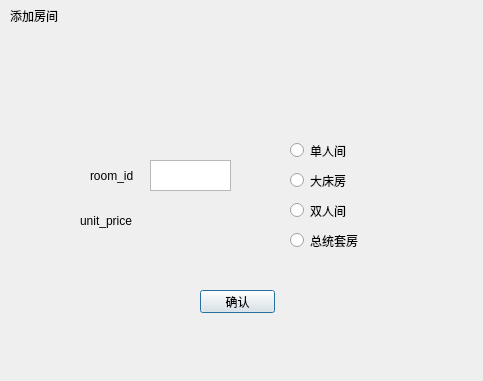
<?xml version="1.0" encoding="UTF-8"?>
<ui version="4.0">
 <class>add</class>
 <widget class="QDialog" name="add">
  <property name="geometry">
   <rect>
    <x>0</x>
    <y>0</y>
    <width>483</width>
    <height>381</height>
   </rect>
  </property>
  <property name="windowTitle">
   <string>Dialog</string>
  </property>
  <widget class="QRadioButton" name="doubleButton">
   <property name="geometry">
    <rect>
     <x>290</x>
     <y>200</y>
     <width>91</width>
     <height>21</height>
    </rect>
   </property>
   <property name="text">
    <string>双人间</string>
   </property>
  </widget>
  <widget class="QRadioButton" name="presButton">
   <property name="geometry">
    <rect>
     <x>290</x>
     <y>230</y>
     <width>101</width>
     <height>21</height>
    </rect>
   </property>
   <property name="text">
    <string>总统套房</string>
   </property>
  </widget>
  <widget class="QRadioButton" name="bigButton">
   <property name="geometry">
    <rect>
     <x>290</x>
     <y>170</y>
     <width>91</width>
     <height>21</height>
    </rect>
   </property>
   <property name="text">
    <string>大床房</string>
   </property>
  </widget>
  <widget class="QRadioButton" name="singleButton">
   <property name="geometry">
    <rect>
     <x>290</x>
     <y>140</y>
     <width>91</width>
     <height>21</height>
    </rect>
   </property>
   <property name="text">
    <string>单人间</string>
   </property>
  </widget>
  <widget class="QTextEdit" name="roomEdit">
   <property name="geometry">
    <rect>
     <x>150</x>
     <y>160</y>
     <width>81</width>
     <height>31</height>
    </rect>
   </property>
  </widget>
  <widget class="QLabel" name="label">
   <property name="geometry">
    <rect>
     <x>10</x>
     <y>0</y>
     <width>71</width>
     <height>31</height>
    </rect>
   </property>
   <property name="text">
    <string>添加房间</string>
   </property>
  </widget>
  <widget class="QLabel" name="label_2">
   <property name="geometry">
    <rect>
     <x>90</x>
     <y>160</y>
     <width>61</width>
     <height>31</height>
    </rect>
   </property>
   <property name="text">
    <string>room_id</string>
   </property>
  </widget>
  <widget class="QPushButton" name="pushButton">
   <property name="geometry">
    <rect>
     <x>200</x>
     <y>290</y>
     <width>75</width>
     <height>23</height>
    </rect>
   </property>
   <property name="text">
    <string>确认</string>
   </property>
  </widget>
  <widget class="QLabel" name="label_3">
   <property name="geometry">
    <rect>
     <x>80</x>
     <y>210</y>
     <width>71</width>
     <height>21</height>
    </rect>
   </property>
   <property name="text">
    <string>unit_price</string>
   </property>
  </widget>
  <widget class="QLabel" name="label_4">
   <property name="geometry">
    <rect>
     <x>170</x>
     <y>212</y>
     <width>54</width>
     <height>20</height>
    </rect>
   </property>
   <property name="text">
    <string/>
   </property>
  </widget>
 </widget>
 <resources/>
 <connections/>
</ui>
